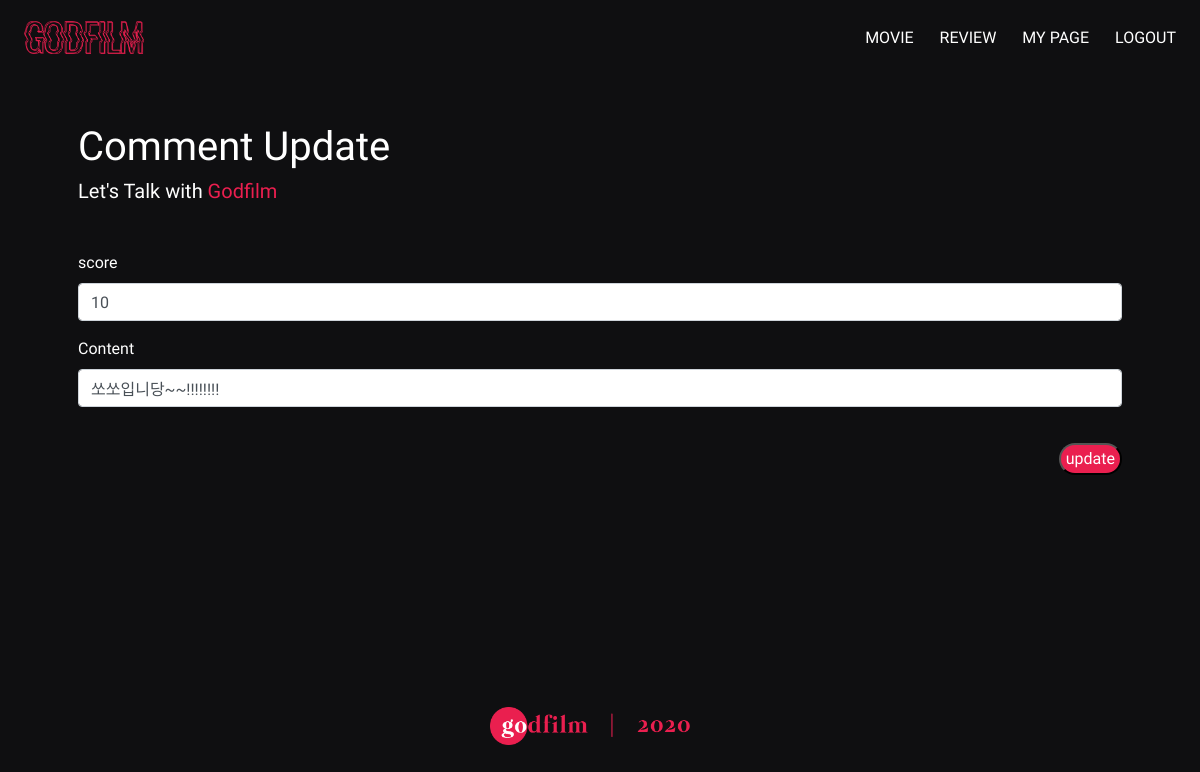
Before: /movies/8/movie_comments/1/comment_update/ (signed in) with the older database file.
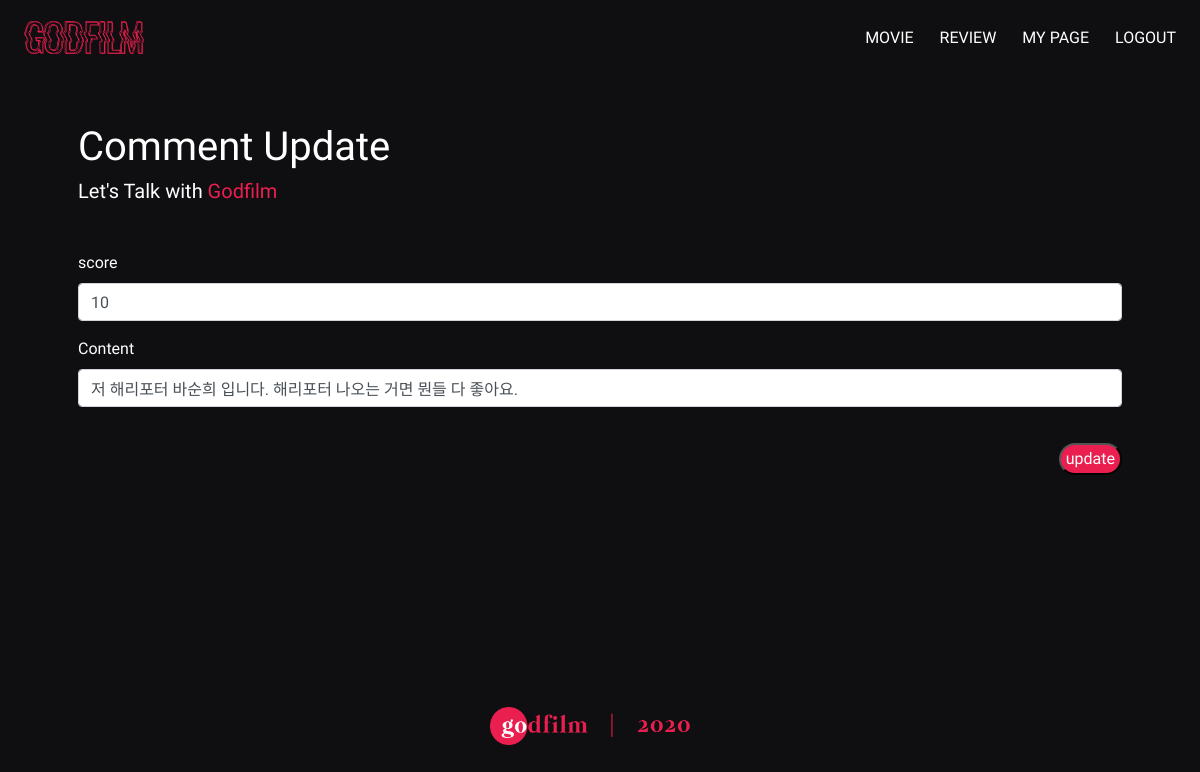
After: the same page with the newer database file.
### movies/models.py (models this page shows)
class MovieComment(models.Model):
    score = models.IntegerField()
    content = models.CharField(max_length=200)
    created_at = models.DateTimeField(auto_now_add=True)
    updated_at = models.DateTimeField(auto_now=True)
    movie = models.ForeignKey(Movie, on_delete=models.CASCADE)
    user = models.ForeignKey(settings.AUTH_USER_MODEL, on_delete=models.CASCADE)

### movies/views.py (the view)
# urls.py: path('<int:movie_id>/movie_comments/<int:comment_id>/comment_update/', views.movie_comment_update, name='movie_comment_update'),
@login_required
def movie_comment_update(request, movie_id, comment_id):
    comment = get_object_or_404(MovieComment, id=comment_id)
    if comment.user == request.user:
        if request.method == 'POST':
            comment_form = MovieCommentForm(request.POST, instance=comment)
            if comment_form.is_valid():
                comment = comment_form.save(commit=False)
                comment.user = request.user
                comment.save()
                return redirect('movies:movie_detail', comment.movie.id)
        else:
            comment_form = MovieCommentForm(instance=comment)
        context = {
            'comment_form': comment_form,
        }
        return render(request, 'movies/movie_comment_update.html', context)

### movies/forms.py
class MovieCommentForm(forms.ModelForm):
    score = forms.IntegerField(
        label='score',
        min_value=0,
        max_value=10,
    )
    class Meta:
        model = MovieComment
        fields = ['score', 'content']

### movies/templates/movies/movie_comment_update.html (shortened to what this page needs)
{% extends 'base.html' %}
{% load bootstrap4 %}
{% block content %}
<div>
    <h1 style="color: white;">Comment Update</h1>
    <h5 style="color: white;">Let's Talk with <span style="color: #ea1f4f;">Godfilm</span></h5>
  </div>
  <form action="" method="POST" class="mt-5" style="font-family: 'Suez One', serif; color: white;">
      {% bootstrap_form comment_form %}
        <button type="submit" class="float-right review-create" style="margin-top: 20px;"> update </button>
    </form>
{% endblock %}

Changed rows visible on the page:
changed MovieComment: content "쏘쏘입니당~~!!!!!!!!" → "저 해리포터 바순희 입니다. 해리포터 나오는 거면 뭔들 다 좋아요."
